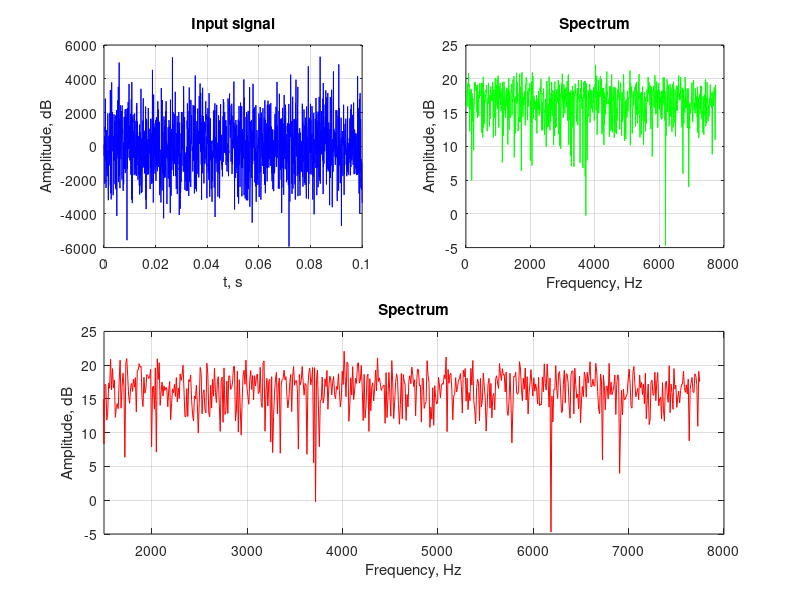
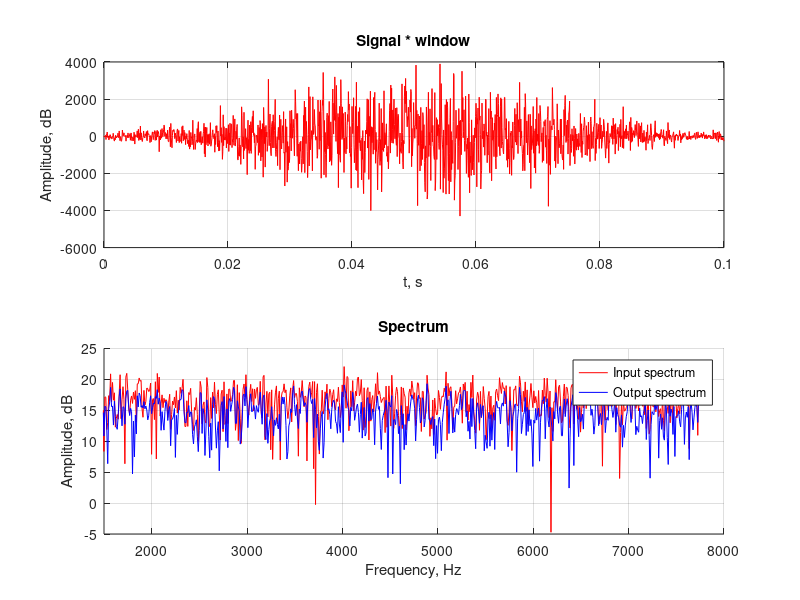

Here is the MATLAB script that generated these plots, in order:
clear all;
clc;
close all;

f1 = 7600; %Hz
f2 = 7500; %Hz
f3 = 2200; %Hz

A1 = 5;
A2 = 0.1; % if A2 = 0, harmonic down
A3 = 10;

T  = 0.1;
fs = 15500;
t  = 0:1/fs:T;
n  = length(t);
noise_ampl = 1;
noise = normrnd(1,n, [1 length(t)]);
S = A1*exp(1i*2*pi*f1*t)+A2*exp(1i*2*pi*f2*t)+A3*exp(1i*2*pi*f3*t)+noise_ampl*noise*(1+1i);
F = abs(fft(S));
F = F./n;
F = 10 * log10(F);
f=0:fs/n:fs/2-1/n;
figure;
subplot(2,2,1)
plot(t,real(S), 'b');
title('Input signal');
xlabel('t, s');
ylabel('Amplitude, dB');
grid on;
subplot(2,2,2);
plot(f,F(1:length(f)), 'g');
title('Spectrum');
xlabel('Frequency, Hz');
ylabel('Amplitude, dB');
grid on;
subplot(2,2,3:4)
plot(f,F(1:length(f)), 'r');
grid on
xlim([1500,8000]);
title('Spectrum');
xlabel('Frequency, Hz');
ylabel('Amplitude, dB');

win = hamming(n);
S_w = S.*win';
F_w = abs(fft(S_w));
F_w = F_w./n;
F_w = 10 * log10(F_w);

figure;
subplot(2,1,1);
plot(t,real(S_w),'r');
title('Signal * window');
xlabel('t, s');
ylabel('Amplitude, dB');
grid on
subplot(2,1,2);
hold on
f=0:fs/n:fs/2-1/n;
plot(f,F(1:length(f)), 'r');
plot(f,F_w(1:length(f)),'b');
xlim([1500,8000]);
legend('Input spectrum','Output spectrum');
title('Spectrum');
xlabel('Frequency, Hz');
ylabel('Amplitude, dB');
grid on
